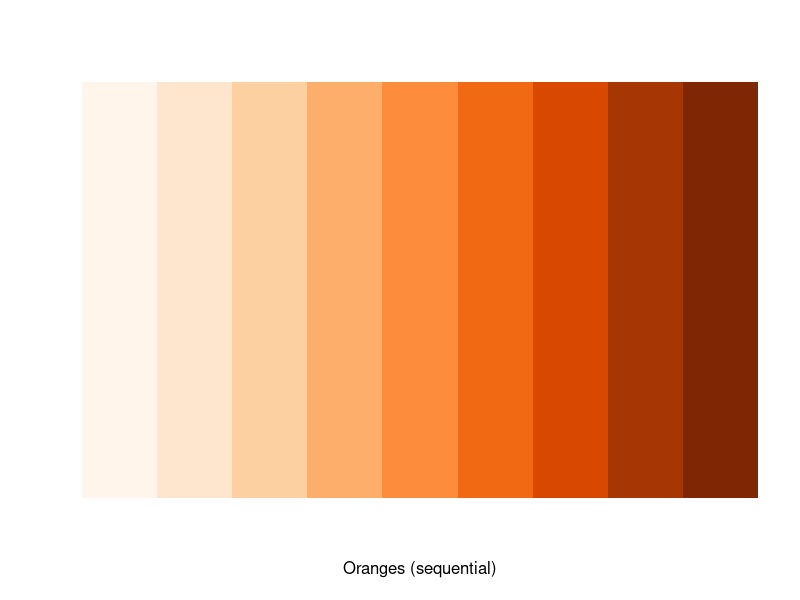
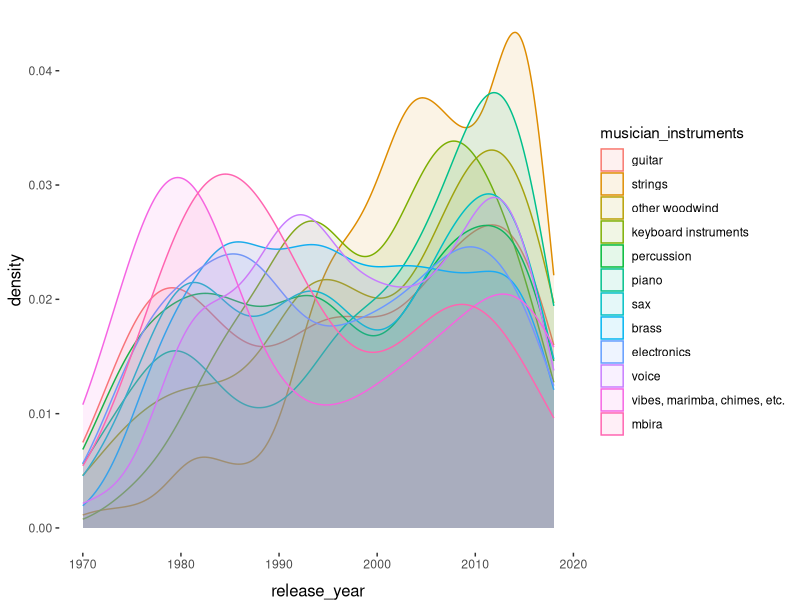
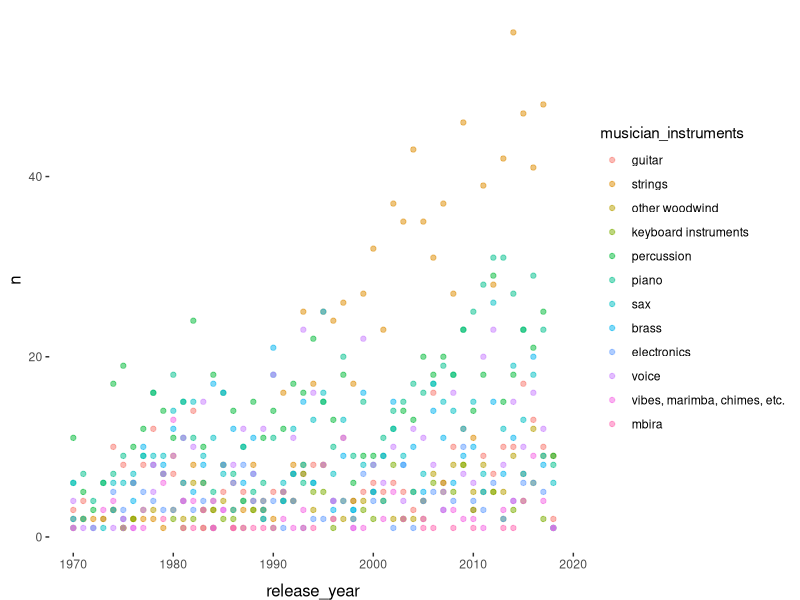
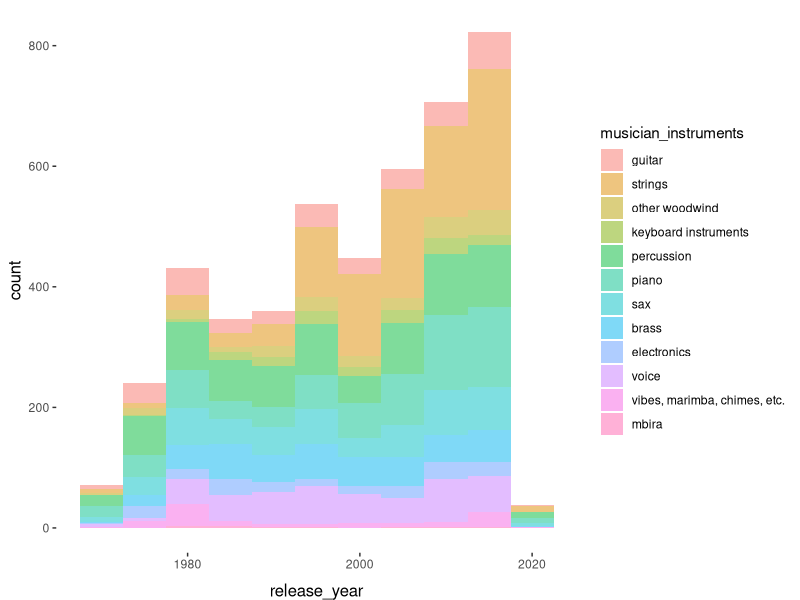
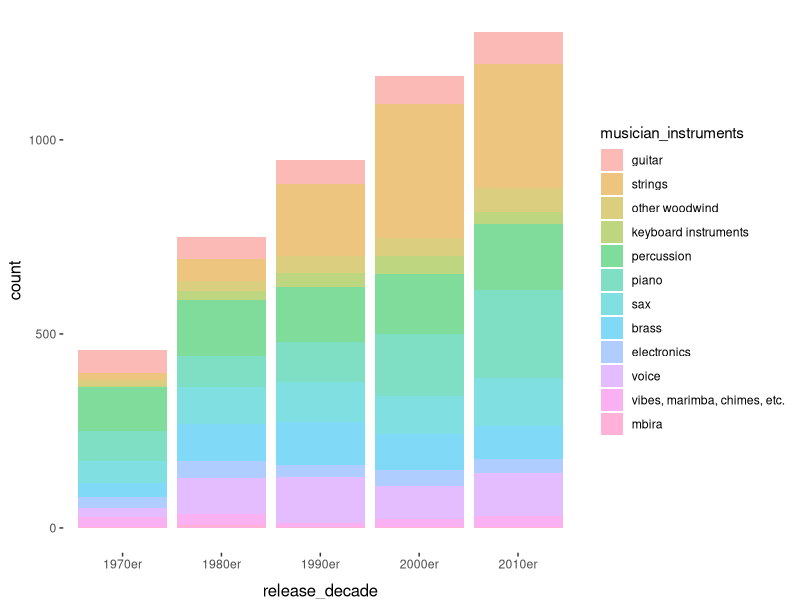
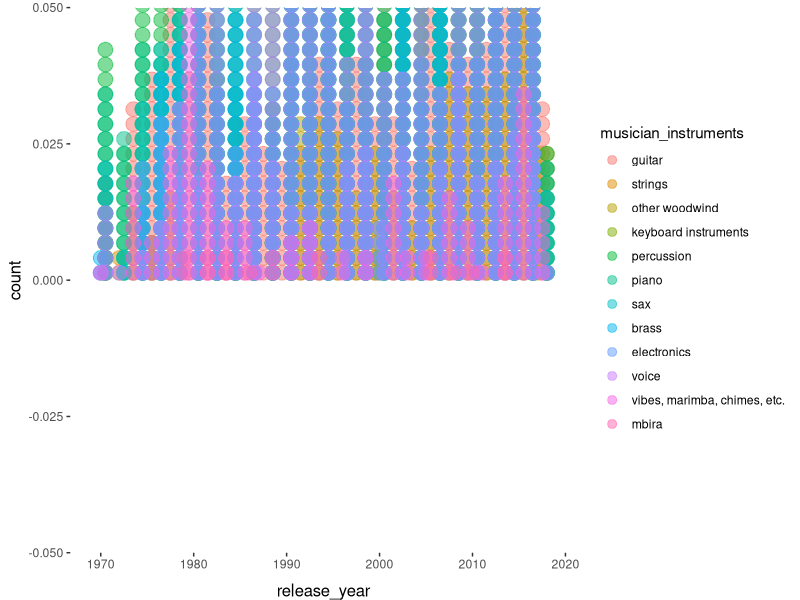
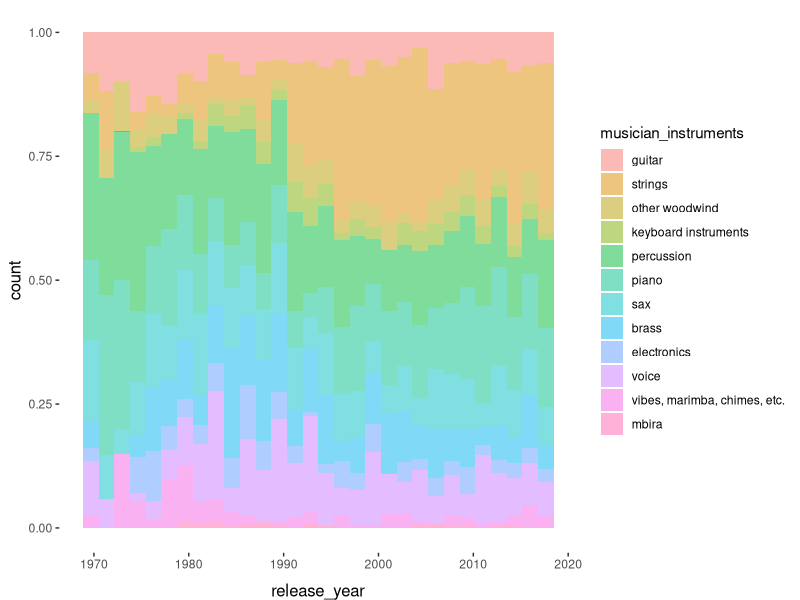
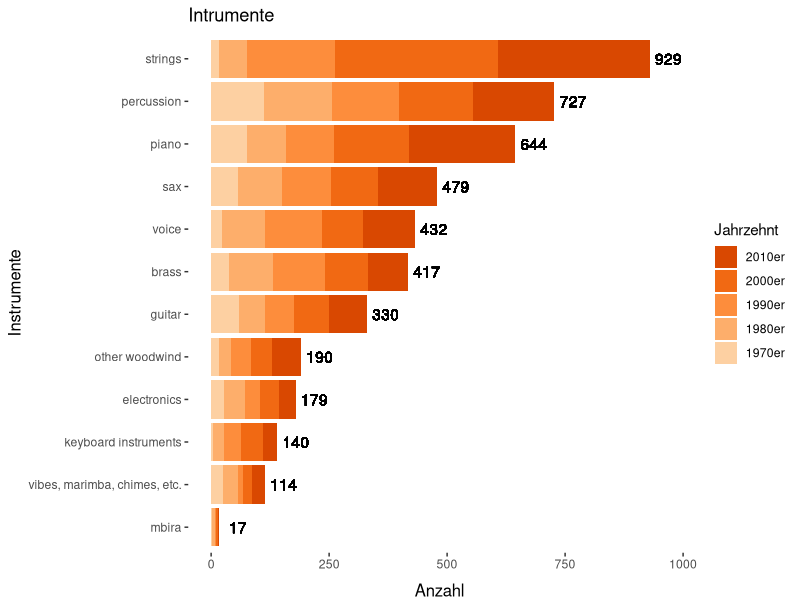

These charts were generated, in order, by the following R code:
## ---- chunk 1
library(ggplot2)
library(tidyverse)
library(RColorBrewer)

knitr::opts_chunk$set(echo = FALSE)

my_theme <- theme(
  panel.grid       = element_blank(),
  panel.background = element_rect(fill  = "white", colour = NA),
  axis.title.x     = element_text(
                       size = 12, 
                       vjust = -1
                     ),
  axis.title.y     = element_text(size = 12)
)
## ---- chunk 2
data <- read.csv("data/ECM_releases.csv", encoding = "UTF-8")

str_which(data$release_year, "\\?")
data$release_year <- as.integer(str_remove(data$release_year, "\\?"))

data <- data %>% 
  drop_na(musician_name)
## ---- chunk 3
# https://stackoverflow.com/questions/57000390/how-to-recode-multiple-values-in-vector-into-one-value
unique(data$musician_instruments[
  str_detect(data$musician_instruments, "[A-Z]") & 
  !is.na(data$musician_instruments)
])

unique(data$musician_instruments[
  str_detect(data$musician_instruments, "guitar") & 
  !is.na(data$musician_instruments)
])

data[str_detect(data$musician_instruments, "flute") & 
  !is.na(data$musician_instruments),] %>% 
  group_by(musician_instruments) %>% 
  count(sort = TRUE)

data[str_detect(data$musician_instruments, "horn") & 
  !is.na(data$musician_instruments),] %>% 
  group_by(musician_instruments) %>% 
  count(sort = TRUE)

data[str_detect(as.character(data$musician_instruments), "bass") & 
  !is.na(data$musician_instruments),] %>% 
  group_by(musician_instruments) %>% 
  count(sort = TRUE)

data[str_detect(as.character(data$musician_instruments), "harp") & 
  !is.na(data$musician_instruments),] %>% 
  group_by(musician_instruments) %>% 
  count(sort = TRUE)

data[str_detect(as.character(data$musician_instruments), "ion") & 
  !is.na(data$musician_instruments),] %>% 
  group_by(musician_instruments) %>% 
  count(sort = TRUE)

data[str_detect(as.character(data$musician_instruments), "piano") & 
  !is.na(data$musician_instruments),] %>% 
  group_by(musician_instruments) %>% 
  count(sort = TRUE) %>% 
  pull(musician_instruments)

drum <- data[str_detect(as.character(data$musician_instruments), "drum") & 
  !is.na(data$musician_instruments),] %>% 
  group_by(musician_instruments) %>% 
  count(sort = TRUE) %>% 
  pull(musician_instruments)

flute <- data[str_detect(as.character(data$musician_instruments), "flute") & 
  !is.na(data$musician_instruments),] %>% 
  group_by(musician_instruments) %>% 
  count(sort = TRUE) %>% 
  pull(musician_instruments)

data[str_detect(data$musician_instruments, "violin") & 
  !is.na(data$musician_instruments),] %>% 
  group_by(musician_instruments) %>% 
  count(sort = TRUE)

unique(data$musician_instruments)
## ---- chunk 4
data <- data %>% 
  mutate(
    musician_instruments = fct_recode(
      musician_instruments,
      oboe        = "English horn",
      viola       = "alto violin"
    ),
    musician_instruments = fct_collapse(
      musician_instruments,
      synthesizer = c("guitar synthesizer", "ARP 2600 synthesizer"),
      trombone    = c("bass trombone", "contrabass trombone"),
      electronics = c(
        "live electronics", 
        "electronic effects", 
        "electronic treatments", 
        "electronic keyboards",
        "live and studio electronics",
        "electric"
      ),
      cello = c(
        "8-string electric cello", 
        "acoustic cello", 
        "8-string solid body electric cello"
      ), 
      piano = c(
        "prepared piano",
        "electric piano",
        "toy piano",
        "acoustic piano",
        "Bechstein piano",
        "Tac piano",
        "Wurlitzer piano",     
        "Fender Rhodes piano",
        "Fortepiano",
        "Hohner Electra piano",
        "Rhodes piano",
        "solo piano",
        "Steinway piano",
        "tangent piano" 
      ),
      sax = c(
        "soprano sax",
        "alto sax",
        "tenor sax",
        "baritone sax",
        "bass sax",
        "taragato",
        "tarogato",
        "sopranino sax"
      ),
      clarinet = c(
        "1st basset horn",
        "2nd basset horn",
        "bass clarinet", 
        "contrabass clarinet",
        "alto clarinet",
        "piccolo clarinet",
        "B flat clarinet",
        "contra alto clarinet",
        "1st clarinet",
        "2nd clarinet",
        "A clarinet",
        "E flat clarinet",
        "Meraaker clarinet"
      ),
      contrabass = c(
        "double bass",
        "electric double bass",
        "string bass"
      ),
      voice = c(
        "voices",
        "vocals",
        "backing vocals"
      ),
      guitar = c(
        "classical guitar",
        "electric guitar",
        "10-string guitar",
        "acoustic guitar",
        "12-string guitar",                          
        "electric 12-string guitar",
        "6-string guitar",
        "6-string electric guitar",
        "8-string guitar",
        "10-string guitar",
        "6 & 12-string guitar",
        "10 & 14-string guitar",
        "electric 6 & 12-string guitar",
        "super 8-string guitar",
        "electric and acoustic 6 & 12-string guitar",
        "electronic guitar",
        "Spanish classical guitar",
        "pedal steel guitar",
        "baritone guitar",
        "flamenco guitar",
        "slide guitar",
        "guitars",
        "mandolin guitar",
        "15-string harp guitar",
        "acoustic bass",
        "acoustic bass guitar",
        "electric mandolin",
        "mandolin",
        "Baroque guitar",
        "mandola",
        "lute",
        "lauto",
        "outi",
        "sitar",
        "banjo",
        "electric oud",
        "oud",
        "chitarrone",
        "Constantinople lyra",
        "lyra"
      ),
      "bass guitar" = c(
        "electric bass",
        "Fender bass",
        "6 & 4-string Fender bass",
        "6 & 4-string electric bass",
        "6 & 4-string bass",
        "F bass"
      ),
      flute = c(
        flute,
        "bass recorder",
        "recorder",
        "great bass recorder",
        "sopranino",
        "piccolo",
        "nay",
        "shakuhachi",
        "tin whistle",
        "whistle",
        "whistles"
      ),
      "French horn" = c(
        "tenor horn",
        "flugelhorn",
        "baritone horn"
      ),
      "vibes, marimba, chimes, etc." = c(
        "vibes",
        "bowed vibes",
        "tenor vibes",
        "vibraharp",
        "marimba",
        "xylophone",
        "glockenspiel",
        "chimes",
        "melody chimes"
      ),
      violin = c(
        "Baroque violin",
        "double violin",
        "10-string double violin",
        "electric 6-string violin",
        "violino d'amore",
        "10-string stereophonic double violin",
        "1st violin",
        "2nd violin",			
        "6-string electric violin",
        "lead violin",
        "Hardanger fiddle",
        "fiddle",
        "drone fiddle",
        "electric violin"
      ),
      accordion = c(
        "bandoneon",
        "accordion bayan",
        "bayan",
        "low accordion"
      ),
      trumpet = c(
        "piccolo trumpet",
        "pocket trumpet",
        "lead trumpet"
      ),
      organ = c(
        "Hammond B-3 organ",
        "Hammond organ",
        "pipe organ",
        "trinity organ",
        "church organ",
        "electronic organ",
        "organ samples",
        "portable organ",
        "positive organ"
      ),
      harp = c(
        "Baroque harp",
        "wind harp",
        "folk harp",			
        "Celtic harp",			
        "triple harp",
        "Gothic harp",
        "Italian harp",
        "Italian triple harp",
        "Spanish harp"
      ),
      drums = c(
        drum, 
        "tabla", 
        "darbouka", 
        "congas", 
        "bongos",
        "djembe"
      ),
      mbira = c(
        "sanza",
        "kalimba"
      )
    )
  ) %>% 
  filter(!(musician_instruments %in% c( 
    "soprano", # exclude singing because instrument and voice labels are ambiguous
    "mezzo-soprano",
    "alto",    # (e.g. "tenor": "tenor voice" or "tenor sax"?)
    "contralto",
    "tenor",
    "baritone",
    "bass",
    "bassu voice",
    "composer",
    "conductor",
    "music",
    "countertenor",
    "text",
    "arranger",
    "samples",
    "poems",
    "words",
    "live samples",
    "lyrics",
    "Anita O'Day",
    "Vito D'Angelo",
    "director",
    "traditional",
    "artistic director",
    "Zeuge Schwab: Heinz E. Hirscher",
    "narrator",
    "choirmaster",
    "programs",
    "transcriber",
    "chorus director",
    "Stuttgart",
    "String Orchestra director",
    "sound processing",
    "vocal arranger",
    "wind and perciussion orchestra"
  )))

perc <- data[str_detect(data$musician_instruments, "perc") & 
  !is.na(data$musician_instruments),] %>% 
  group_by(musician_instruments) %>% 
  count(sort = TRUE) %>% 
  pull(musician_instruments) %>% 
  as.character()

data <- data %>% 
  mutate(
    musician_instruments = fct_collapse(
      musician_instruments,
      percussion = c(
        perc, 
        "drums",
        "bells",
        "timpani",
        "cowbell",
        "African double cowbell",
        "bongos",
        "bendir",
        "maracas",
        "cymbals",
        "tuned tambourine",
        "tambourine",
        "small tambourine",
        "South American shakers",
        "shakers",
        "woodblock",
        "ching",
        "crotales",
        "ghatam",
        "gong",
        "gongs",
        "cabasa"
      )
    )
  )

data %>% 
  group_by(musician_instruments) %>% 
  count(sort = TRUE)
## ---- chunk 5
data <- data %>% 
  mutate(
    musician_instruments = fct_collapse(
      musician_instruments,
      strings = c(
        "baritone violin",			
        "bass violin",			
        "contrabass",
        "viola d'amore",
        "viola da gamba",
        "nyckelharpa",
        "string ensemble",
        "pianolin",
        "violone",
        "cello",
        "viola",
        "violin",
        "RAAD electro acoustic strings",
        "harp",
        "berimbau",
        "tambura", #
        "hammered dulcimer",
        "doussn'gouni",
        "kantele",
        "santouri",
        "Bavarian zither",
        "2 Bavarian zither",
        "autoharp",
        "kamancheh",
        "koto"
      ),
      brass = c(
        "trombone",
        "trumpet",
        "tuba",
        "French horn",
        "lead trombone",
        "alto trombone",
        "clarino",
        "bike horns",
        "cornet"
      ),
      "other woodwind" = c(
        "woodwinds",
        "bassoon",
        "clarinet",
        "oboe",
        "oboe d'amore",
        "flute",
        "read",
        "reeds",
        "duduk",
        "shawm",
        "didgeridoo",
        "harmonica",
        "musette",
        "bagpipes",
        "border pipes",
        "pitch pipe",
        "Swedish bagpipes",
        "whirlpipe"
      ),
      electronics = c(
        "synthesizer"
      ),
      guitar = c("bass guitar"),
      "keyboard instruments" = c(
        "organ",
        "accordion",
        "keyboards",
        "celeste",
        "clavichord",
        "harmonium",
        "harpsichord",
        "melodica"
      )
    )
  )

data %>% 
  group_by(musician_instruments) %>% 
  count(sort = TRUE)
## ---- chunk 6
most_frequent_instruments <- data %>% 
  group_by(musician_instruments) %>% 
  count(sort = TRUE) %>% 
  filter(n >= 17) %>% 
  select(musician_instruments)

data <- data %>% 
  filter(musician_instruments %in% most_frequent_instruments$musician_instruments)

data$musician_instruments <- droplevels(data$musician_instruments)
## ---- chunk 7
data <- data %>% 
  mutate(counter = 1) %>% 
  group_by(release_num, release_name, release_year, musician_name) %>% 
  arrange(desc(musician_instruments)) %>% 
  mutate(cumsum = cumsum(counter)) %>% 
  filter(cumsum == 1) %>% 
  select(-c(counter, cumsum)) %>% 
  ungroup()
## ---- chunk 8
release_year_range <- data %>% 
  summarise(
    min_release_year = min(release_year, na.rm = TRUE), 
    max_release_year = max(release_year, na.rm = TRUE)
  ) %>% 
  as.matrix()

data <- data %>% 
  mutate(release_decade = cut(
    x = release_year,
    breaks = seq(release_year_range[1] - 1, release_year_range[2] + 9, 10),
    labels = c("1970er", "1980er", "1990er", "2000er", "2010er"),
    ordered_result = TRUE
  ))

data %>% 
  group_by(release_year, release_decade) %>% 
  count()

table(data$release_year, data$release_decade)

sum(is.na(data$release_decade))

data <- data %>% 
  drop_na(release_decade)

display.brewer.pal(9, "Oranges")[3:7]
group.colors <- brewer.pal(9, "Oranges")[3:7]
names(group.colors) <- unique(data$release_decade)
## ---- chunk 9
data %>% 
  ggplot( 
    aes(
      x = release_year,
      color = musician_instruments,
      fill = musician_instruments
    )) +
  geom_density(alpha = .1) +
  my_theme
## ---- chunk 10
data %>% 
  group_by(musician_instruments, release_year) %>% 
  count(sort = TRUE) %>% 
  ggplot( 
    aes(
      x = release_year,
      y = n,
      color = musician_instruments
    )) +
  geom_point(alpha = .5, shape = 19) +
  my_theme
## ---- chunk 11
data %>% 
  ggplot( 
    aes(
      x     = release_year,
      # color = musician_instruments,
      fill  = musician_instruments
    )) +
  geom_histogram(alpha = .5, binwidth = 5) +
  my_theme

data %>% 
  ggplot( 
    aes(
      x     = release_decade,
      # color = musician_instruments,
      fill  = musician_instruments
    )) +
  geom_bar(alpha = .5, binwidth = 5) +
  my_theme
## ---- chunk 12
data %>% 
  group_by(musician_instruments, release_year) %>%
  ggplot( 
    aes(
      x     = release_year,
      color = musician_instruments,
      fill  = musician_instruments
    )) +
  geom_dotplot(alpha = .5, position = "stack") +
  my_theme
## ---- chunk 13
data %>% 
  ggplot( 
    aes(
      x     = release_year,
      # color = musician_instruments,
      fill  = musician_instruments
    )) +
  geom_histogram(alpha = .5, position = "fill") +
  my_theme
## ---- chunk 14
table(data$musician_instruments, data$release_decade)

data %>% 
  group_by(musician_instruments) %>% 
  mutate(n = n(), release_decade = fct_rev(release_decade)) %>% 
  arrange(desc(n)) %>% 
  ungroup() %>% 
  ggplot( 
    aes(
      x     = fct_reorder(musician_instruments, n),
      fill  = release_decade
    )) +
  geom_bar(binwidth = 5) +
  labs(x = "Instrumente", y = "Anzahl", title = "Intrumente", fill = "Jahrzehnt") +
  scale_fill_manual(values = group.colors) +
  geom_text(aes(label = n, y = n + 40)) +
  coord_flip() +
  my_theme
